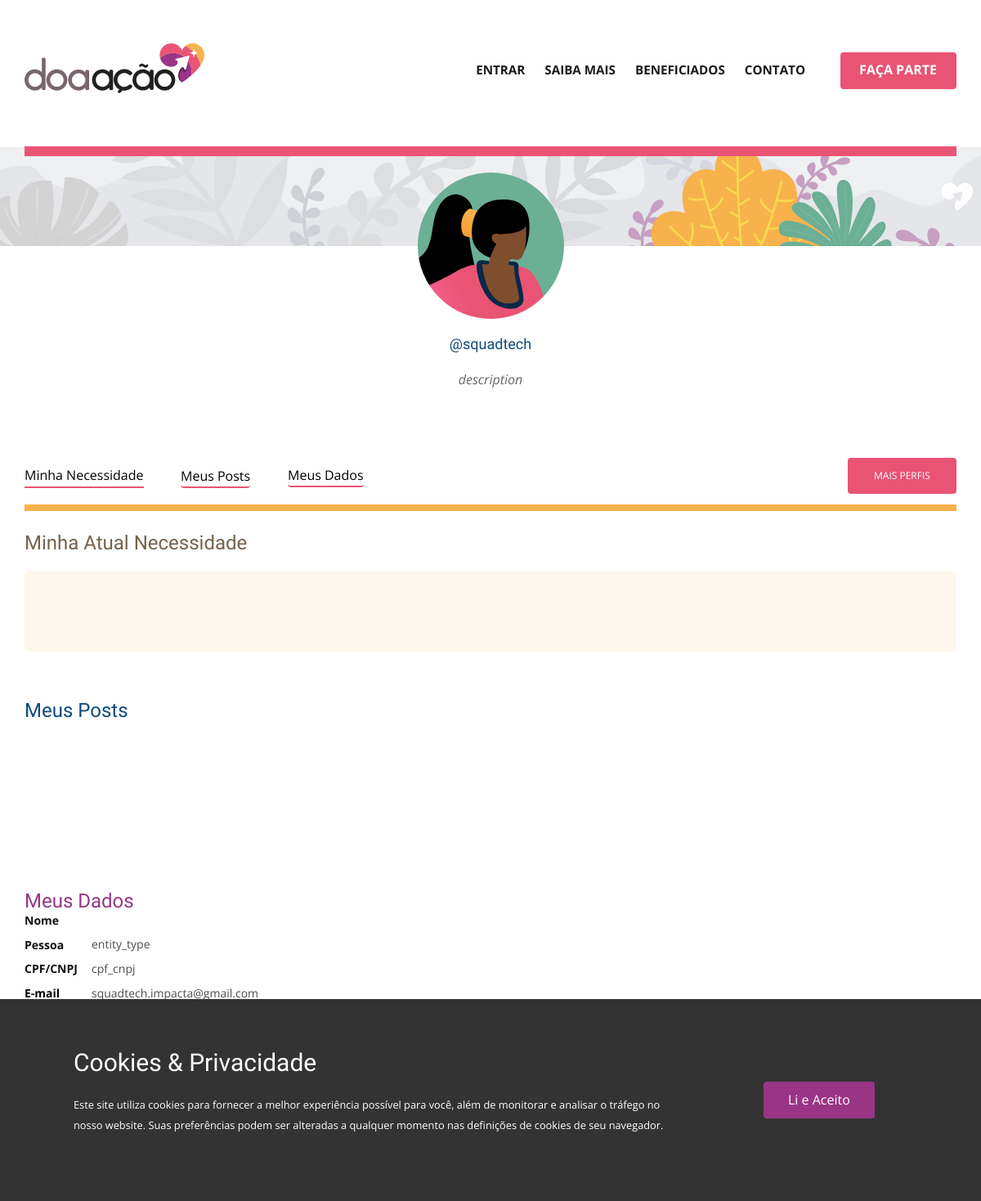
Screenshot of /userProfile/1 with the database file from the repository.
### accounts/models.py (models this page shows)
class User(AbstractUser):
    class Roles(models.TextChoices):
        DONOR = "Doador"
        DONEE = "Beneficiário"
    class EntityType(models.TextChoices):
        FISICA = "Física"
        JURIDICA = "Jurídica"
    role = models.CharField(_('Roles'), max_length=50, choices=Roles.choices, default= Roles.DONEE)
    entity_type = models.CharField(_('EntityType'), max_length = 8, choices = EntityType.choices, default = EntityType.FISICA)
    cpf_cnpj = models.CharField(max_length=14, blank=True, null=True)
    street = models.CharField(max_length=50, blank=True, null=True)
    state = models.CharField(max_length=50, blank=True, null=True)
    description = models.CharField(max_length=200, blank=True, null=True)
    def __str__(self):
        return str(self.username)

### projetoCampanhas/views.py (the view)
# urls.py: path('userProfile/<int:id>', userProfile, name='userProfile'),
def userProfile(request, id):
    print(id)
    userProfile = get_object_or_404(User, pk=id)
    doneeNeed = DoneeNeed.objects.filter(donee = userProfile.id)
    userPosts = Post.objects.filter(user_id = userProfile.id).order_by('date')[::-1]
    context = {
        'userProfile': userProfile,
        'doneeNeed': doneeNeed,
        'userPosts': userPosts
    }
    return render(request, 'perfil.html', context=context)

### templates/perfil.html (shortened to what this page needs)
{% extends 'base.html' %}
{% block content %}
    <section class="u-align-center u-clearfix u-white u-perfil-1" id="sec-c8fb">
        <div class="u-container-style u-expanded-width u-group u-image u-image-1" data-image-width="1037" data-image-height="351">
          <div class="u-container-layout u-container-layout-1"></div>
        </div>
        <div class="u-palette-2-base u-shape u-shape-rectangle u-shape-1"></div>
        <div class="u-align-center-md u-align-center-sm u-align-center-xs u-image u-image-circle u-image-2" alt="" data-image-width="200" data-image-height="200"></div>
        <div class="u-align-center-lg u-align-center-md u-align-center-sm u-align-center-xs u-container-style u-group u-group-2">
          <div class="u-container-layout">
            <h6 class="u-align-center-lg u-align-center-md u-align-center-sm u-align-center-xl u-text u-text-custom-color-9 u-text-default u-text-2">@{{userProfile}}</h6>
          </div>
        </div>
        <p class="u-align-center u-text u-text-default-lg u-text-default-md u-text-default-sm u-text-default-xl u-text-grey-60 u-text-3">{{userProfile.description}}</p>
      </section>
      <section class="u-align-left u-clearfix u-perfil-2">
        <div class="u-align-left u-clearfix u-sheet u-sheet-1">
          <a href="{% url 'lista-beneficiados' %}" class="u-align-right-lg u-align-right-md u-align-right-sm u-align-right-xs u-border-2 u-border-palette-2-base u-btn u-button-style u-hover-palette-2-dark-1 u-palette-2-base u-text-hover-white u-text-white u-btn-1">MAIS PERFIS</a>
          <a href="#dados" class="u-active-none u-border-2 u-border-hover-palette-2-base u-border-palette-2-base u-btn u-button-style u-hover-none u-none u-text-black u-text-hover-palette-2-base u-btn-2">Meus Dados</a>
          <a href="#necessidades" class="u-active-none u-border-2 u-border-hover-palette-2-dark-1 u-border-palette-2-base u-btn u-button-style u-hover-none u-none u-radius-0 u-text-black u-text-hover-palette-2-base u-btn-3">Minha Necessidade</a>
          <a href="#posts" class="u-active-none u-border-2 u-border-hover-palette-2-dark-1 u-border-palette-2-base u-btn u-button-style u-hover-none u-none u-text-black u-text-hover-palette-2-base u-btn-4">Meus Posts</a>
        </div>
      </section>
      <section class="u-clearfix u-perfil-3" id="necessidades">
        <div class="u-clearfix u-sheet u-sheet-1">
          <div class="u-palette-3-base u-shape u-shape-rectangle u-shape-1"></div>
          <h4 class="u-text u-text-default u-text-palette-3-dark-2 u-text-1">Minha Atual Necessidade</h4>
          <div class="u-container-style u-expanded-width u-group u-palette-3-light-3 u-radius-6 u-shape-round u-group-1">
            <div class="u-container-layout u-container-layout-1">
            </div>
          </div>
        </div>
      </section>
      <section class="u-clearfix u-perfil-4" id="posts">
        <div class="u-align-left u-clearfix u-sheet u-valign-middle-sm u-valign-middle-xs u-sheet-1">
          <h4 class="u-text u-text-custom-color-9 u-text-default-lg u-text-default-md u-text-default-sm u-text-default-xl u-text-1">Meus Posts</h4>
        </div>
      </section>
      <section class="u-clearfix u-perfil-5" id="dados">
        <div class="u-clearfix u-sheet u-valign-middle-xl u-sheet-1">
          <h4 class="u-align-center u-text u-text-default u-text-palette-1-base u-text-1">Meus Dados</h4>
          <p class="u-text u-text-default u-text-3">Nome</p>
          <p class="u-text u-text-default u-text-grey-70 u-text-4">{{userProfile.entity_type}}</p>
          <p class="u-text u-text-default u-text-5">Pessoa</p>
          <p class="u-text u-text-default u-text-grey-70 u-text-6">{{userProfile.cpf_cnpj}}</p>
          <p class="u-text u-text-default u-text-7">CPF/CNPJ</p>
          <p class="u-text u-text-black u-text-default u-text-8">E-mail</p>
          <p class="u-text u-text-default u-text-grey-70 u-text-9">{{userProfile.email}}</p>
          <p class="u-text u-text-black u-text-default u-text-10">Endereço</p>
          <p class="u-text u-text-default-xl u-text-grey-70 u-text-11">{{userProfile.street}} - {{userProfile.state}}</p>
        </div>
      </section>
{% endblock %}

### rows the page displays
User: username "squadtech", description "description", entity_type "entity_type", cpf_cnpj "cpf_cnpj", email "squadtech.impacta@gmail.com"
